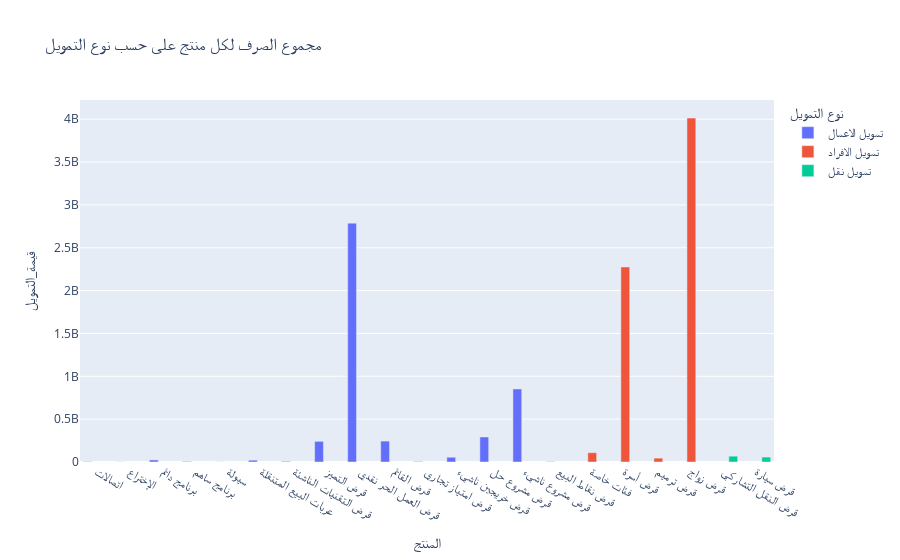

The cell this chart's notebook holds for it:
### Markdown cell above
قيمة التمويل لكل نوع تمويل موزعة على حسب السنوات

note: might need to investigate more into 2019 and 2020

### Code cell
df = data.groupby(["المنتج", "نوع_التمويل"]).sum().reset_index(level=[0,1])
fig = px.bar(df, x="المنتج", y="قيمة_التمويل", barmode="group", color="نوع_التمويل", title="مجموع الصرف لكل منتج على حسب نوع التمويل", 
                labels={"نوع_التمويل": "نوع التمويل",
                        " قيمة التمويل" :"قيمة_التمويل"
                })
fig.show()

### Figure 1 — Plotly figure (JSON) as saved in the notebook; plotly's stock layout.template omitted (floating-point values rounded to 4 significant figures)
{"data": [{"alignmentgroup": "True", "hovertemplate": "نوع التمويل=تمويل الاعمال<br>المنتج=%{x}<br>قيمة_التمويل=%{y}<extra></extra>", "legendgroup": "تمويل الاعمال", "marker": {"color": "#636efa", "pattern": {"shape": ""}}, "name": "تمويل الاعمال", "offsetgroup": "تمويل الاعمال", "orientation": "v", "showlegend": true, "textposition": "auto", "type": "bar", "x": ["اتصالات", "الإختراع", "برنامج دائم", "برنامج ساهم", "سيولة", "عربات البيع المتنقلة", "قرض التقنيات الناشئة", "قرض التميز", "قرض العمل الحر نقدي", "قرض القائم", "قرض امتياز تجاري", "قرض خريجين ناشيء", "قرض مشروع حل", "قرض مشروع ناشيء", "قرض نقاط البيع"], "xaxis": "x", "y": [4300000, 897000, 24083188, 6442000, 575000, 21197092, 7480726, 240925832, 2786968000, 244091000, 5834150, 55702500, 291948800, 851846124, 3509000], "yaxis": "y"}, {"alignmentgroup": "True", "hovertemplate": "نوع التمويل=تمويل الافراد<br>المنتج=%{x}<br>قيمة_التمويل=%{y}<extra></extra>", "legendgroup": "تمويل الافراد", "marker": {"color": "#EF553B", "pattern": {"shape": ""}}, "name": "تمويل الافراد", "offsetgroup": "تمويل الافراد", "orientation": "v", "showlegend": true, "textposition": "auto", "type": "bar", "x": ["فئات خاصة", "قرض أسرة", "قرض ترميم", "قرض زواج"], "xaxis": "x", "y": [108480000, 2275992000, 45198000, 4012626000], "yaxis": "y"}, {"alignmentgroup": "True", "hovertemplate": "نوع التمويل=تمويل نقل<br>المنتج=%{x}<br>قيمة_التمويل=%{y}<extra></extra>", "legendgroup": "تمويل نقل", "marker": {"color": "#00cc96", "pattern": {"shape": ""}}, "name": "تمويل نقل", "offsetgroup": "تمويل نقل", "orientation": "v", "showlegend": true, "textposition": "auto", "type": "bar", "x": ["قرض النقل التشاركي", "قرض سيارة"], "xaxis": "x", "y": [67910000.0, 57252782], "yaxis": "y"}], "layout": {"barmode": "group", "legend": {"title": {"text": "نوع التمويل"}, "tracegroupgap": 0}, "title": {"text": "مجموع الصرف لكل منتج على حسب نوع التمويل"}, "xaxis": {"anchor": "y", "domain": [0, 1], "title": {"text": "المنتج"}}, "yaxis": {"anchor": "x", "domain": [0, 1], "title": {"text": "قيمة_التمويل"}}}}
